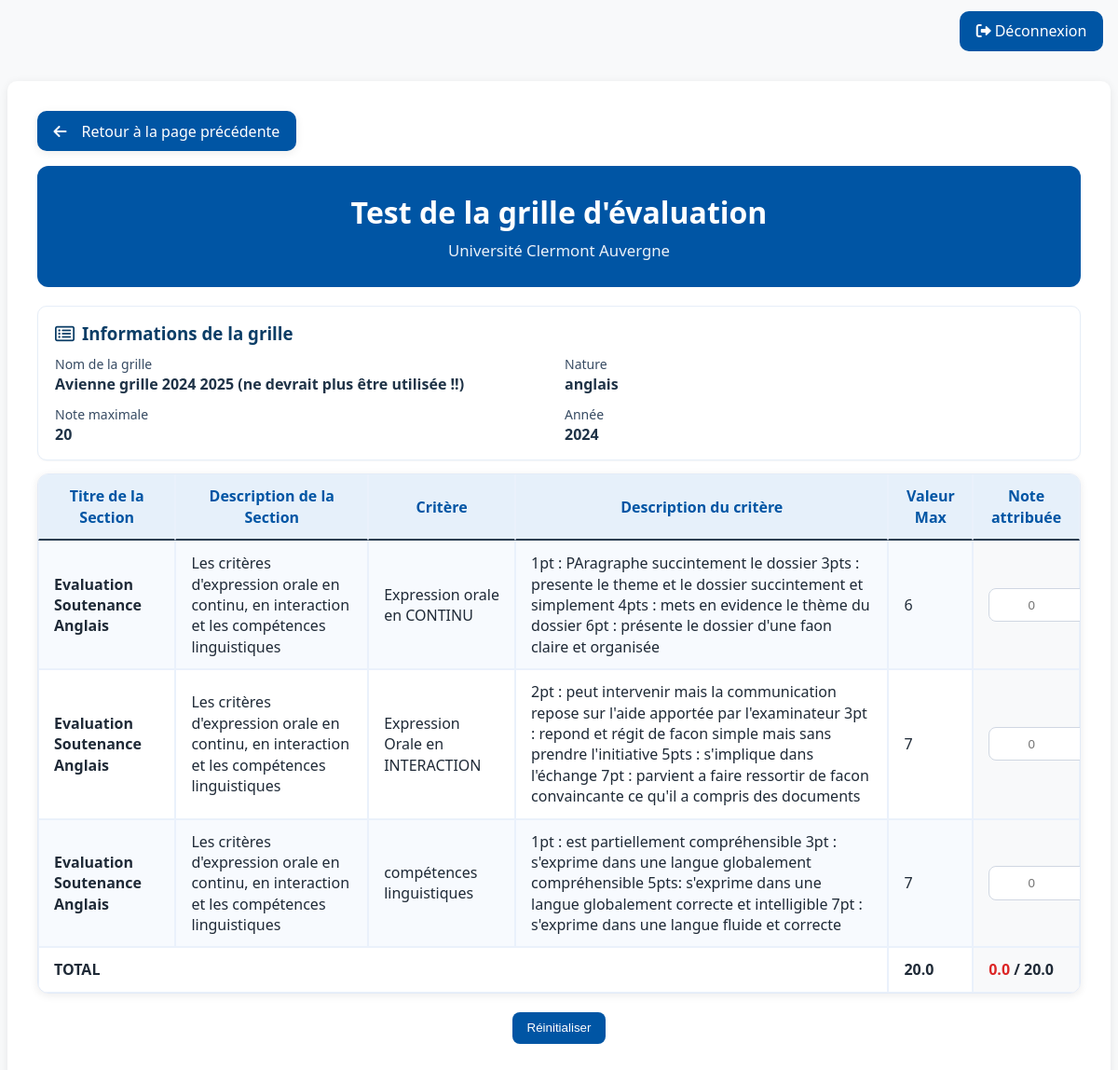
Page /soutenances/index.php?action=tester&id=4&nom=Avienne+grille+2024+2025+(ne+devrait+plus+être+utilisée+!!) (signed in) on the committed database.
### tables this page shows
CREATE TABLE `modelesgrilleeval` (
  `IdModeleEval` smallint(6) NOT NULL,
  `natureGrille` enum('ANGLAIS','SOUTENANCE','RAPPORT','STAGE','PORTFOLIO') NOT NULL,
  `noteMaxGrille` float DEFAULT NULL CHECK (`noteMaxGrille` > 0),
  `nomModuleGrilleEvaluation` varchar(80) NOT NULL,
  `anneeDebut` smallint(6) NOT NULL
);

CREATE TABLE `sectioncontenircriteres` (
  `IdCritere` smallint(6) NOT NULL,
  `IdSection` smallint(6) NOT NULL,
  `ValeurMaxCritereEVal` float NOT NULL CHECK (`ValeurMaxCritereEVal` > 0)
);

CREATE TABLE `sectioncritereeval` (
  `IdSection` smallint(6) NOT NULL,
  `titre` varchar(50) NOT NULL,
  `description` varchar(300) DEFAULT NULL
);

CREATE TABLE `critereseval` (
  `IdCritere` smallint(6) NOT NULL,
  `descLongue` varchar(500) DEFAULT NULL,
  `descCourte` varchar(100) NOT NULL
);

### soutenances/controllers/GridController.php (called while the page is built, shortened)
<?php
require_once("models/GridModel.php");
function testerGrid($pdo, $id) {
    $sections = consultGrid($pdo, $id);
    $grid = getGridById($pdo, $id);
    require("views/grid/gridTest.php");
}
?>

### soutenances/models/GridModel.php (called while the page is built, shortened)
<?php
function consultGrid($pdo, $id) {
    $sql = "SELECT sc.titre AS section, sc.description AS description, c.descLongue AS description_critere,
                   c.descCourte AS critere, c.idCritere, scc.valeurMaxCritereEval AS valeur_max
            FROM SectionsEval s
            JOIN SectionCritereEval sc ON s.idSection = sc.idSection
            JOIN SectionContenirCriteres scc ON sc.idSection = scc.idSection
            JOIN CriteresEval c ON scc.idCritere = c.idCritere
            WHERE s.idModeleEval = :id";
    $stmt = $pdo->prepare($sql);
    $stmt->bindParam(':id', $id);
    $stmt->execute();
    return $stmt->fetchAll(PDO::FETCH_ASSOC);
}
function convertNatureFromDB($natureDB) {
    $mapping = ['ANGLAIS ' => 'anglais', 'SOUTENANCE' => 'soutenance', 'RAPPORT' => 'rapport', ' STAGE' => 'stage', ' PORTFOLIO' => 'portfolio'];
    return $mapping[$natureDB] ?? strtolower(trim($natureDB));
}
function getGridById($pdo, $id) {
    $sql = "SELECT idModeleEval AS id, natureGrille AS nature, nomModuleGrilleEvaluation AS nom,
                   noteMaxGrille AS note_max, anneeDebut AS annee
            FROM ModelesGrilleEval WHERE idModeleEval = :id";
    $stmt = $pdo->prepare($sql);
    $stmt->bindParam(':id', $id);
    $stmt->execute();
    $result = $stmt->fetch(PDO::FETCH_ASSOC);
    if ($result && isset($result['nature'])) {
        $result['nature'] = convertNatureFromDB($result['nature']);
    }
    return $result;
}
?>

### soutenances/views/grid/gridTest.php (the view, shortened to what this page needs)
<!DOCTYPE html>
<html>
<head>
    <link rel="stylesheet" href="assets/css/style.css?v=<?php echo time(); ?>">
    <link rel="stylesheet" href="assets/style/style.css">
    <link rel="stylesheet" href="https://cdnjs.cloudflare.com/ajax/libs/font-awesome/6.0.0/css/all.min.css">
</head>
<body>
    <?php if (isset($_SESSION['user_info'])): ?>
    <div class="topbar">
        <a href="index.php?action=logout" class="btn btn-uca"><i class="fas fa-sign-out-alt me-1"></i>Déconnexion</a>
    </div>
    <?php endif; ?>
    <div class="container-main">
        <div class="page-actions">
            <a class="btn-back" href="index.php?action=grids" onclick="if (history.length > 1) { history.back(); return false; }">Retour à la page précédente</a>
        </div>
        <div class="page-header">
            <h1>Test de la grille d'évaluation</h1>
            <p class="subtitle">Université Clermont Auvergne</p>
        </div>
        <div class="panel-card">
            <h3 class="stats-title"><i class="fa-regular fa-rectangle-list"></i> Informations de la grille</h3>
            <div class="stats-container">
                <div>
                    <div class="stat-label">Nom de la grille</div>
                    <div class="stat-number"><?php echo htmlspecialchars($grid['nom'] ?? 'N/A'); ?></div>
                </div>
                <div>
                    <div class="stat-label">Nature</div>
                    <div class="stat-number"><?php echo htmlspecialchars($grid['nature'] ?? 'N/A'); ?></div>
                </div>
                <div>
                    <div class="stat-label">Note maximale</div>
                    <div class="stat-number criteria"><?php echo htmlspecialchars($grid['note_max'] ?? '0'); ?></div>
                </div>
                <div>
                    <div class="stat-label">Année</div>
                    <div class="stat-number"><?php echo htmlspecialchars($grid['annee'] ?? 'N/A'); ?></div>
                </div>
            </div>
        </div>
        <form id="testForm" onsubmit="return false;">
            <div class="table-card">
                <div class="table-responsive">
                <?php if (!empty($sections) && is_array($sections)): ?>
                    <table class="table table-striped table-bordered align-middle mb-0">
                        <thead>
                            <tr>
                                <th>Titre de la Section</th>
                                <th>Description de la Section</th>
                                <th>Critère</th>
                                <th>Description du critère</th>
                                <th>Valeur Max</th>
                                <th class="note-column">Note attribuée</th>
                            </tr>
                        </thead>
                        <tbody>
                            <?php
                            $totalMax = 0;
                            foreach ($sections as $index => $section):
                                $totalMax += floatval($section['valeur_max']);
                            ?>
                                <tr>
                                    <td><strong><?php echo htmlspecialchars($section['section']); ?></strong></td>
                                    <td><?php echo htmlspecialchars($section['description']); ?></td>
                                    <td><?php echo htmlspecialchars($section['critere']); ?></td>
                                    <td><?php echo htmlspecialchars($section['description_critere']); ?></td>
                                    <td><?php echo htmlspecialchars($section['valeur_max']); ?></td>
                                    <td class="note-column">
                                        <input type="number"
                                               class="note-input"
                                               name="note_<?php echo $index; ?>"
                                               id="note_<?php echo $index; ?>"
                                               min="0"
                                               max="<?php echo htmlspecialchars($section['valeur_max']); ?>"
                                               step="0.5"
                                               placeholder="0"
                                               onchange="calculerTotal()">
                                    </td>
                                </tr>
                            <?php endforeach; ?>
                            <tr class="total-row">
                                <td colspan="4"><strong>TOTAL</strong></td>
                                <td><strong><?php echo number_format($totalMax, 1); ?></strong></td>
                                <td class="note-column">
                                    <strong><span id="totalNote">0</span> / <?php echo number_format($totalMax, 1); ?></strong>
                                </td>
                            </tr>
                        </tbody>
                    </table>
                <?php else: ?>
                    <div class="no-data-message" style="padding: 16px;">
                        Aucune section trouvée pour cette grille d'évaluation.
                    </div>
                <?php endif; ?>
                </div>
            </div>
            <div class="test-actions">
                <button type="button" class="button button-secondary" onclick="resetNotes()">
                    Réinitialiser
                </button>
            </div>
        </form>
    </div>
</body>
</html>

### soutenances/assets/style/style.css (style rules this page uses)
:root { --uca-blue:#0055a4; --uca-light-blue:#e6f0fa; --uca-dark-blue:#003366; --uca-bg:#f8f9fa; --uca-text:#1f2a37; --card-shadow:0 2px 10px rgba(0,0,0,.08); --uca-field-width: 720px; }
html,body { height:100%; }
body { background:var(--uca-bg); color:var(--uca-text); font-family:'Segoe UI', Tahoma, Geneva, Verdana, sans-serif; line-height:1.4; }
.container-main { background:#fff; border-radius:10px; box-shadow:var(--card-shadow); padding:2rem; margin:2rem auto; max-width:1200px; }
.page-header { background: var(--uca-blue); color:#fff; padding:1.75rem; border-radius:12px; margin-bottom:1.25rem; text-align:center; }
.page-header h1,.page-header h2,.page-header h3 { color:#fff; margin:0 0 .35rem; font-weight:700; }
.page-header .subtitle { color: rgba(255,255,255,.92); margin:0; font-size:1.05rem; }
.btn-uca { background:var(--uca-blue); border:none; color:#fff; padding:.65rem 1.1rem; border-radius:10px; font-weight:400; transition:all .2s ease; text-decoration:none; }
.table thead th { border-top:none; font-weight:600; color:var(--uca-blue); background-color: var(--uca-light-blue); border-bottom: 2px solid #2c3e50; }
.table-striped tbody tr:nth-of-type(odd) { background-color:#f7fafe; }
h1, h2, h3 { color: var(--uca-blue); font-weight: 600; }
a { color: var(--uca-blue); text-decoration: none; }
.topbar { max-width:1200px; margin:12px auto 0; padding:0 8px; display:flex; align-items:center; justify-content:space-between; }
.page-actions { display:flex; align-items:center; justify-content:flex-start; gap:.75rem; margin:0 0 1rem; }
.btn-back { display:inline-flex; align-items:center; gap:.5rem; background:var(--uca-blue); color:#fff; border:none; border-radius:10px; padding:.65rem 1.1rem; font-weight:700; text-decoration:none; box-shadow: var(--card-shadow); }
.btn-back { font-weight:400; }
.btn-back::before { font-family: "Font Awesome 6 Free"; font-weight: 900; content: "\f060"; margin-right: .5rem; }
.table { width:100%; border-collapse: separate; border-spacing:0; }
.table td, .table th { padding:.75rem 1rem; vertical-align: middle; }
.table-bordered th, .table-bordered td { border:1px solid #eaf1fb; }
.table-card { background:#fff; border:1px solid #e3ebf7; border-radius:12px; box-shadow: var(--card-shadow); overflow:hidden; }
.table-card .table { margin-bottom:0; }
.table-card .table-bordered { border:0; border-radius:0; }
input[type="text"], input[type="email"], input[type="password"], input[type="number"], input[type="date"], input[type="time"], input[type="datetime-local"], select, textarea { width:100%; padding:.6rem .75rem; border:1px solid #d0d7e2; border-radius:8px; background:#fff; transition:border-color .15s ease, box-shadow .15s ease; }
button, input[type="submit"], .btn-primary-uca { background:var(--uca-blue); color:#fff; border:none; border-radius:8px; padding:.6rem 1rem; font-weight:400; cursor:pointer; transition:background .2s ease, transform .05s ease; }
.me-1 { margin-right:.25rem; }

### soutenances/views/grid/gridTest.php (style rules this page uses)
.panel-card { background:#fff;border:1px solid #e6eef8;border-radius:10px;padding:16px 18px;margin:14px 0;box-shadow:0 1px 2px rgba(16,24,40,.04) }
.stats-title { display:flex;align-items:center;gap:8px;color:#0b3d66;margin:0 0 10px }
.stats-container { display:grid;grid-template-columns:repeat(2,1fr);gap:12px }
.stat-label { font-size:14px;color:#374b63 }
.stat-number { font-weight:600;color:#1f3347 }
.note-input { width: 60px; padding: 4px; border: 1px solid #ddd; border-radius: 3px; text-align: center; }
.total-row { background-color: var(--very-light-blue); font-weight: bold; }
.test-actions { margin: 20px 0; text-align: center; }
.note-column { background-color: #f8f9fa; }

### rows in the picture
modelesgrilleeval: nomModuleGrilleEvaluation "Avienne grille 2024 2025 (ne devrait plus être utilisée !!)", noteMaxGrille "20", anneeDebut "2024"
sectioncontenircriteres: IdSection.titre "Evaluation Soutenance Anglais", IdSection.description "Les critères d'expression orale en continu, en interaction et les compétences linguistiques", IdCritere.descCourte "Expression orale en CONTINU", IdCritere.descLongue "1pt : PAragraphe succintement le dossier 3pts : presente le theme et le dossier succintement et simplement 4pts : mets en evidence le thème du dossier 6pt : présente le dossier d'une faon claire et organisée", ValeurMaxCritereEVal "6"
sectioncontenircriteres: IdSection.titre "Evaluation Soutenance Anglais", IdSection.description "Les critères d'expression orale en continu, en interaction et les compétences linguistiques", IdCritere.descCourte "Expression Orale en INTERACTION", IdCritere.descLongue "2pt : peut intervenir mais la communication repose sur l'aide apportée par l'examinateur 3pt : repond et régit de facon simple mais sans prendre l'initiative 5pts : s'implique dans l'échange 7pt : parvient a faire ressortir de facon convaincante ce qu'il a compris des documents", ValeurMaxCritereEVal "7"
sectioncontenircriteres: IdSection.titre "Evaluation Soutenance Anglais", IdSection.description "Les critères d'expression orale en continu, en interaction et les compétences linguistiques", IdCritere.descCourte "compétences linguistiques", IdCritere.descLongue "1pt : est partiellement compréhensible 3pt : s'exprime dans une langue globalement compréhensible 5pts: s'exprime dans une langue globalement correcte et intelligible 7pt : s'exprime dans une langue fluide et correcte", ValeurMaxCritereEVal "7"

### other values in the picture
$grid['nature'] "anglais"
$totalMax "20.0"
